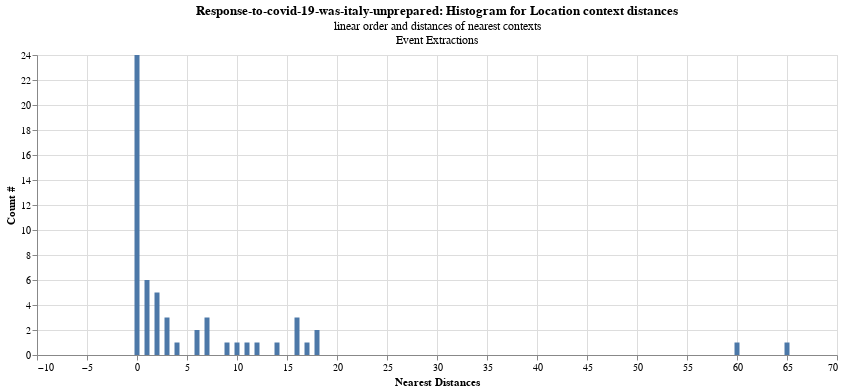

Source (notebook cell):
### Code cell
res = pd.DataFrame.from_dict(all_results['response-to-covid-19-was-italy-unprepared_all.csv'] ['loc_results'])
res.drop(res.index[res['top'] == -1], inplace = True)
r = res.groupby(['top']).count().reset_index()[['sno', 'top']]
ch = alt.Chart(r).mark_bar(size=30).encode(
    alt.X("top:Q", title="Nearest Distances"),
    y=alt.Y('sno',title="Count #")
).properties(
    title=alt.TitleParams('Response-to-covid-19-was-italy-unprepared: Histogram for Location context distances',
    subtitle=["linear order and distances of nearest contexts","Event Extractions"]), width=800
)

ch.configure_title(
    fontSize=14,
    font='Courier',
    anchor='start',
    color='gray'
)
ch.mark_bar() + ch.mark_text(align='left', dy=2)

### Figure 1 — Vega-Lite specification as saved in the notebook (floating-point values rounded to 4 significant figures)
{"config": {"view": {"continuousWidth": 400, "continuousHeight": 300}}, "layer": [{"mark": "bar", "encoding": {"x": {"field": "top", "title": "Nearest Distances", "type": "quantitative"}, "y": {"field": "sno", "title": "Count #", "type": "quantitative"}}, "title": {"text": "Response-to-covid-19-was-italy-unprepared: Histogram for Location context distances", "subtitle": ["linear order and distances of nearest contexts", "Event Extractions"]}, "width": 800}, {"mark": {"type": "text", "align": "left", "dy": 2}, "encoding": {"x": {"field": "top", "title": "Nearest Distances", "type": "quantitative"}, "y": {"field": "sno", "title": "Count #", "type": "quantitative"}}, "title": {"text": "Response-to-covid-19-was-italy-unprepared: Histogram for Location context distances", "subtitle": ["linear order and distances of nearest contexts", "Event Extractions"]}, "width": 800}], "data": {"name": "data-de404cd2e7ed4eebb263c96fcbd3300a"}, "$schema": "https://vega.github.io/schema/vega-lite/v4.17.0.json", "datasets": {"data-de404cd2e7ed4eebb263c96fcbd3300a": [{"sno": 24, "top": 0}, {"sno": 6, "top": 1}, {"sno": 5, "top": 2}, {"sno": 3, "top": 3}, {"sno": 1, "top": 4}, {"sno": 2, "top": 6}, {"sno": 3, "top": 7}, {"sno": 1, "top": 9}, {"sno": 1, "top": 10}, {"sno": 1, "top": 11}, {"sno": 1, "top": 12}, {"sno": 1, "top": 14}, {"sno": 3, "top": 16}, {"sno": 1, "top": 17}, {"sno": 2, "top": 18}, {"sno": 1, "top": 60}, {"sno": 1, "top": 65}]}}
